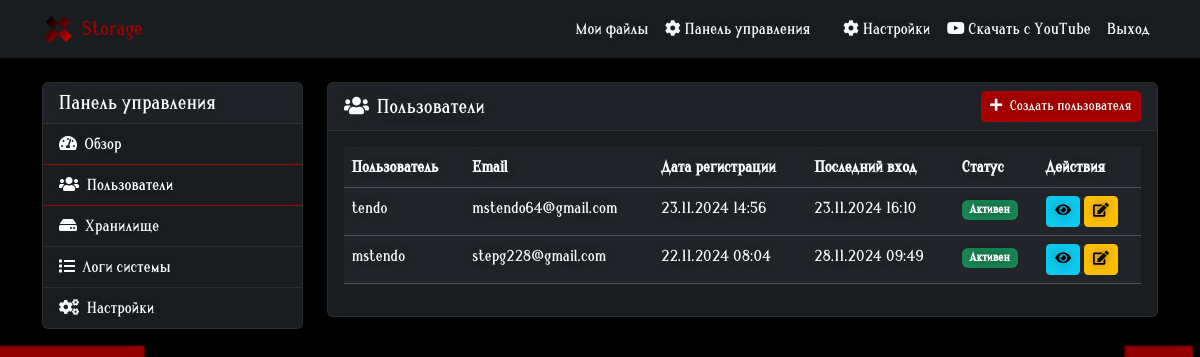
The page /esadmin/users/ (signed in) on the database its author committed.
### eventshock_auth/models.py (models this page shows, shortened)
class SystemSettings(models.Model):
    site_name = models.CharField(max_length=100, default='eStorage')
    site_logo = models.ImageField(upload_to='system/logo/', null=True, blank=True)
    site_name_color = models.CharField(max_length=7, default='#ffffff', help_text='HEX color code')
    class Meta:
        verbose_name = 'System Settings'
        verbose_name_plural = 'System Settings'
    @classmethod
    def get_settings(cls):
        settings, _ = cls.objects.get_or_create(pk=1)
        return settings

### eventshock_auth/admin/views.py (the view)
# urls.py: path('users/', views.users_list, name='users'),
@user_passes_test(is_superuser)
def users_list(request):
    users = User.objects.all().order_by('-date_joined')
    return render(request, 'eventshock_auth/admin/users.html', {
        'active_tab': 'users',
        'users': users
    })

### eventshock_auth/admin/views.py (called while the page is built)
def is_superuser(user):
    return user.is_superuser

### eventshock_auth/models.py (called while the page is built)
    def accent_color_rgb(self):
        color = self.accent_color.lstrip('#')
        return f"{int(color[:2], 16)}, {int(color[2:4], 16)}, {int(color[4:], 16)}"

    def accent_color_darker(self):
        color = self.accent_color.lstrip('#')
        r = max(int(color[:2], 16) - 30, 0)
        g = max(int(color[2:4], 16) - 30, 0)
        b = max(int(color[4:], 16) - 30, 0)
        return f"#{r:02x}{g:02x}{b:02x}"

### utils/context_processors.py (called while the page is built)
def language_processor(request):
    current_lang = request.LANGUAGE_CODE
    languages = get_available_languages()
    translations = load_language(current_lang)
    return {
        'available_languages': languages,
        'current_language': current_lang,
        't': translations['translations']  # Для удобного доступа к переводам в шаблонах
    }

def system_settings(request):
    return {
        'system_settings': SystemSettings.get_settings()
    }

### utils/localization.py (called while the page is built)
def load_language(lang_code):
    lang_file = os.path.join(settings.BASE_DIR, 'lang', f'{lang_code}.json')
    try:
        with open(lang_file, 'r', encoding='utf-8') as f:
            return json.load(f)
    except FileNotFoundError:
        with open(os.path.join(settings.BASE_DIR, 'lang', 'en.json'), 'r', encoding='utf-8') as f:
            return json.load(f)

def get_available_languages():
    lang_dir = os.path.join(settings.BASE_DIR, 'lang')
    languages = []
    for file in os.listdir(lang_dir):
        if file.endswith('.json'):
            with open(os.path.join(lang_dir, file), 'r', encoding='utf-8') as f:
                lang_data = json.load(f)
                languages.append({
                    'id': lang_data['id'],
                    'name': lang_data['name']
                })
    return languages

### templates/eventshock_auth/admin/users.html
{% extends 'eventshock_auth/admin/base.html' %}
{% block admin_content %}
<div class="card">
    <div class="card-header d-flex justify-content-between align-items-center">
        <h5 class="mb-0"><i class="fas fa-users me-2"></i>Пользователи</h5>
        <a href="{% url 'esadmin:user_create' %}" class="btn btn-primary btn-sm">
            <i class="fas fa-plus me-2"></i>Создать пользователя
        </a>
    </div>
    <div class="card-body">
        <div class="table-responsive">
            <table class="table">
                <thead>
                    <tr>
                        <th>Пользователь</th>
                        <th>Email</th>
                        <th>Дата регистрации</th>
                        <th>Последний вход</th>
                        <th>Статус</th>
                        <th>Действия</th>
                    </tr>
                </thead>
                <tbody>
                    {% for user in users %}
                    <tr>
                        <td>{{ user.username }}</td>
                        <td>{{ user.email }}</td>
                        <td>{{ user.date_joined|date:"d.m.Y H:i" }}</td>
                        <td>{{ user.last_login|date:"d.m.Y H:i"|default:"Никогда" }}</td>
                        <td>
                            <span class="badge {% if user.is_active %}bg-success{% else %}bg-danger{% endif %}">
                                {{ user.is_active|yesno:"Активен,Заблокирован" }}
                            </span>
                        </td>
                        <td>
                            <a href="{% url 'esadmin:user_detail' user.id %}" class="btn btn-sm btn-info">
                                <i class="fas fa-eye"></i>
                            </a>
                            <a href="{% url 'esadmin:user_edit' user.id %}" class="btn btn-sm btn-warning">
                                <i class="fas fa-edit"></i>
                            </a>
                        </td>
                    </tr>
                    {% endfor %}
                </tbody>
            </table>
        </div>
    </div>
</div>
{% endblock %}

### templates/base.html (shortened to what this page needs)
<!DOCTYPE html>
<html lang="ru" data-bs-theme="{{ user.userprofile.theme }}">
<head>
    <link href="https://cdn.jsdelivr.net/npm/bootstrap@5.3.0/dist/css/bootstrap.min.css" rel="stylesheet">
    <link rel="stylesheet" href="https://cdnjs.cloudflare.com/ajax/libs/font-awesome/6.0.0/css/all.min.css">
    <link href="https://vjs.zencdn.net/7.20.3/video-js.css" rel="stylesheet" />
    <link href="https://cdn.jsdelivr.net/npm/plyr@3.7.8/dist/plyr.css" rel="stylesheet" />
    <link href="https://cdnjs.cloudflare.com/ajax/libs/medium-zoom/1.0.6/medium-zoom.min.css" rel="stylesheet">
    <link rel="stylesheet" href="https://cdnjs.cloudflare.com/ajax/libs/font-awesome/5.15.4/css/all.min.css">
</head>
<body>
    <nav class="navbar navbar-expand-lg">
        <div class="container">
            <a class="navbar-brand d-flex align-items-center" href="/">
                {% if system_settings.site_logo %}
                    <img src="{{ system_settings.site_logo.url }}" alt="Logo"
                         class="me-2" style="height: 32px;">
                {% endif %}
                <span style="color: {{ system_settings.site_name_color }}">
                    {{ system_settings.site_name }}
                </span>
            </a>
            <div class="collapse navbar-collapse" id="navbarNav">
                <ul class="navbar-nav ms-auto">
                    {% if user.is_authenticated %}
                        <li class="nav-item">
                            <a class="nav-link" href="{% url 'dashboard' %}">{{ t.storage.my_files }}</a>
                        </li>
                        {% if user.is_superuser %}
                        <li class="nav-item">
                            <a class="nav-link" href="{% url 'esadmin:dashboard' %}">
                                <i class="fas fa-cog"></i> {{ t.admin.dashboard }}
                            </a>
                        </li>
                        {% endif %}
                        <li class="nav-item">
                            <a class="nav-link" href="{% url 'manage_accounts' %}">{{ t.settings.linked_accounts }}</a>
                        </li>
                        <li class="nav-item">
                            <a class="nav-link" href="{% url 'settings_profile' %}">
                                <i class="fas fa-cog"></i> {{ t.settings.settings }}
                            </a>
                        </li>
                        <li class="nav-item">
                            <a class="nav-link" href="{% url 'youtube_download' %}">
                                <i class="fab fa-youtube"></i> {{ t.storage.youtube_download }}
                            </a>
                        </li>
                        <li class="nav-item">
                            <a class="nav-link" href="{% url 'logout' %}">{{ t.auth.logout }}</a>
                        </li>
                    {% endif %}
                </ul>
            </div>
        </div>
    </nav>
    <div class="container mt-4">
        <div class="content-container">
            {% block content %}
            {% endblock %}
        </div>
    </div>
</body>
</html>

### templates/base.html (style rules this page uses)
:root { --bs-body-bg: #f8f9fa; --bs-body-color: #212529; --bs-primary: #0d6efd; --bs-link-color: #0d6efd; --bs-link-hover-color: #0d6efd; --bs-navbar-color: #212529; --bs-container-color: #f8f9fa; }
[data-bs-theme="dark"] { --bs-body-bg: #212529; --bs-body-color: #f8f9fa; --bs-border-color: #495057; }
.navbar { background: rgba(var(--bs-body-bg-rgb), 0.5) !important; backdrop-filter: blur(10px); z-index: 8500 !important; }
body { position: relative; }
.card *, .navbar *, .modal * { color: inherit; }
.nav-link { color: var(--bs-body-color) !important; }
.navbar-nav .nav-link { color: var(--bs-body-color) !important; text-shadow: 0 0 10px rgba(var(--bs-body-bg-rgb), 0.5); }
[data-bs-theme="dark"] { --text-color: #f8f9fa; }
.nav-link, .list-group-item, .navbar-nav .nav-link, h1, h2, h3, h4, h5, h6, .text-muted { color: var(--text-color) !important; }
.navbar-nav .nav-link, .settings-nav .nav-link, .list-group-item { text-shadow: 0 0 5px rgba(var(--bs-body-bg-rgb), 0.5); }
body > *:not(.card):not(.navbar):not(.modal):not(script):not(style) { color: var(--adaptive-text-color, var(--bs-body-color)); transition: color 0.3s ease; }
.transparent-text { text-shadow: 0 0 10px rgba(var(--bs-body-bg-rgb), 0.5); }
[data-bs-theme="dark"] .table { color: var(--bs-light) !important; }
[data-bs-theme="dark"] .table td, [data-bs-theme="dark"] .table th { background-color: var(--bs-dark) !important; border-color: var(--bs-gray-700) !important; }

### rows shown on the page
SystemSettings: site_logo (picture), site_name "Storage"

### other values the page prints
{{ t.storage.my_files }} "Мои файлы"
{{ t.admin.dashboard }} "Панель управления"
{{ t.settings.settings }} "Настройки"
{{ t.storage.youtube_download }} "Скачать с YouTube"
{{ t.auth.logout }} "Выход"
{{ user.username }} "tendo"
{{ user.email }} "mstendo64@gmail.com"
{{ user.date_joined|date:"d.m.Y H:i" }} "23.11.2024 14:56"
{{ user.last_login|date:"d.m.Y H:i"|default:"Никогда" }} "23.11.2024 16:10"
{{ user.is_active|yesno:"Активен,Заблокирован" }} "Активен"
{{ user.username }} "mstendo"
{{ user.email }} "stepg228@gmail.com"
{{ user.date_joined|date:"d.m.Y H:i" }} "22.11.2024 08:04"
{{ user.last_login|date:"d.m.Y H:i"|default:"Никогда" }} "28.11.2024 09:49"
